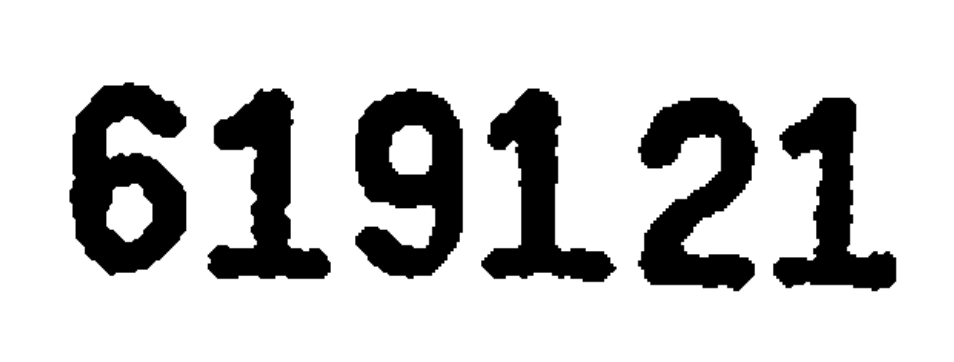
#> input picture homework/day032/test/test1.png, 954 x 362 px
$ jupyter execute --allow-errors Day032_HW_earse_blank.ipynb
#> lines starting #> are read from the running program, lines starting #| are printed output that depends on the picture
# 反爬：驗證碼處理

* 了解「驗證碼機制」的反爬蟲機制
* 「驗證碼機制」反爬蟲的因應策略

## 作業目標

* 讀讀看「test」資料夾下的圖檔！
* 像 test/test2.png 這種複雜的圖片怎麼辦？

### 讀讀看「test」資料夾下的圖檔！

[cell 1]
import requests
import pytesseract
from PIL import Image
from io import BytesIO

[cell 2]
from PIL import Image, ImageChops

def getbox(im, color):
    bg = Image.new(im.mode, im.size, color)
    diff = ImageChops.difference(im, bg)
    diff = ImageChops.add(diff, diff, 2.0, -100)
    return diff.getbbox()

def split(im):
    fixImgArr = []
    emptyColor = im.getpixel((0, 0))
    box = getbox(im, emptyColor)
    width, height = im.size
    pixels = im.getdata()
    sub_start = 0
    sub_width = 0
    offset = box[1] * width
    for x in range(width):
        if pixels[x + offset] == emptyColor:
            if sub_width > 0:
                fixImgArr.append((sub_start, box[1], sub_width, box[3]))
                sub_width = 0
            sub_start = x + 1
        else:
            sub_width = x + 1
    if sub_width > 0:
        fixImgArr.append((sub_start, box[1], sub_width, box[3]))
    return fixImgArr

[cell 3]
img = Image.open("test/test1.png").convert("L")
#> (the rest of this cell did not finish here and is left out)

### 像 test/test2.png 這種複雜的圖片怎麼辦？

[cell 4]
img = Image.open("test/test2.png").convert("L")
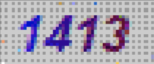
#> input picture homework/day032/test/test2.png, 154 x 64 px
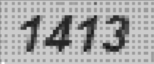
#> img: PIL image 154x64 L; min 21, max 255, mean 167.7
img

#> (a cell that did not finish here is left out)

[cell 6]
import cv2
img = cv2.imread("test/test2.png")
#> img: shape (64, 154, 3)
dst = cv2.fastNlMeansDenoisingColored(img,None,40,40,7,21)
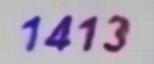
#> dst: shape (64, 154, 3); mean B, G, R 182.3, 163.2, 173.8

[cell 7]
import matplotlib.pyplot as plt
#plt.subplot(121)
#plt.imshow(img)
plt.subplot(122)
plt.imshow(dst)
plt.axis('off')
#plt.figure(figsize=(20,20))
plt.savefig("test/test2_blank.png")

[cell 8]
img = Image.open("test/test2_blank.png").convert("L")
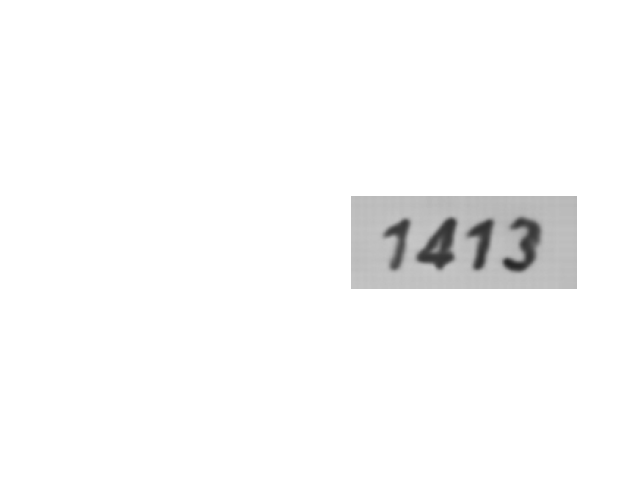
#> img: PIL image 640x480 L; min 38, max 255, mean 249.2
#> (the rest of this cell did not finish here and is left out)

[cell 9]
#去除空白
im = Image.open("test/test2_blank.png")

#> (the rest of this cell did not finish here and is left out)

#> in split, `emptyColor = im.getpixel((0, 0))`: emptyColor = (255, 255, 255, 255)
#> in getbox, `bg = Image.new(im.mode, im.size, color)`: bg: PIL image 640x480 RGBA; every value is 255
#> in split, `width, height = im.size`: width = 640; height = 480
#> in split, `sub_start = 0`: sub_start = 0
    im.crop(box).save("test/test2_fix.png".format(idx))

[cell 10]
img = Image.open("test/test2.png")
#> img is the input picture: PIL image 154x64 RGBA; mean R, G, B, A 170.4, 163.7, 181, 255
